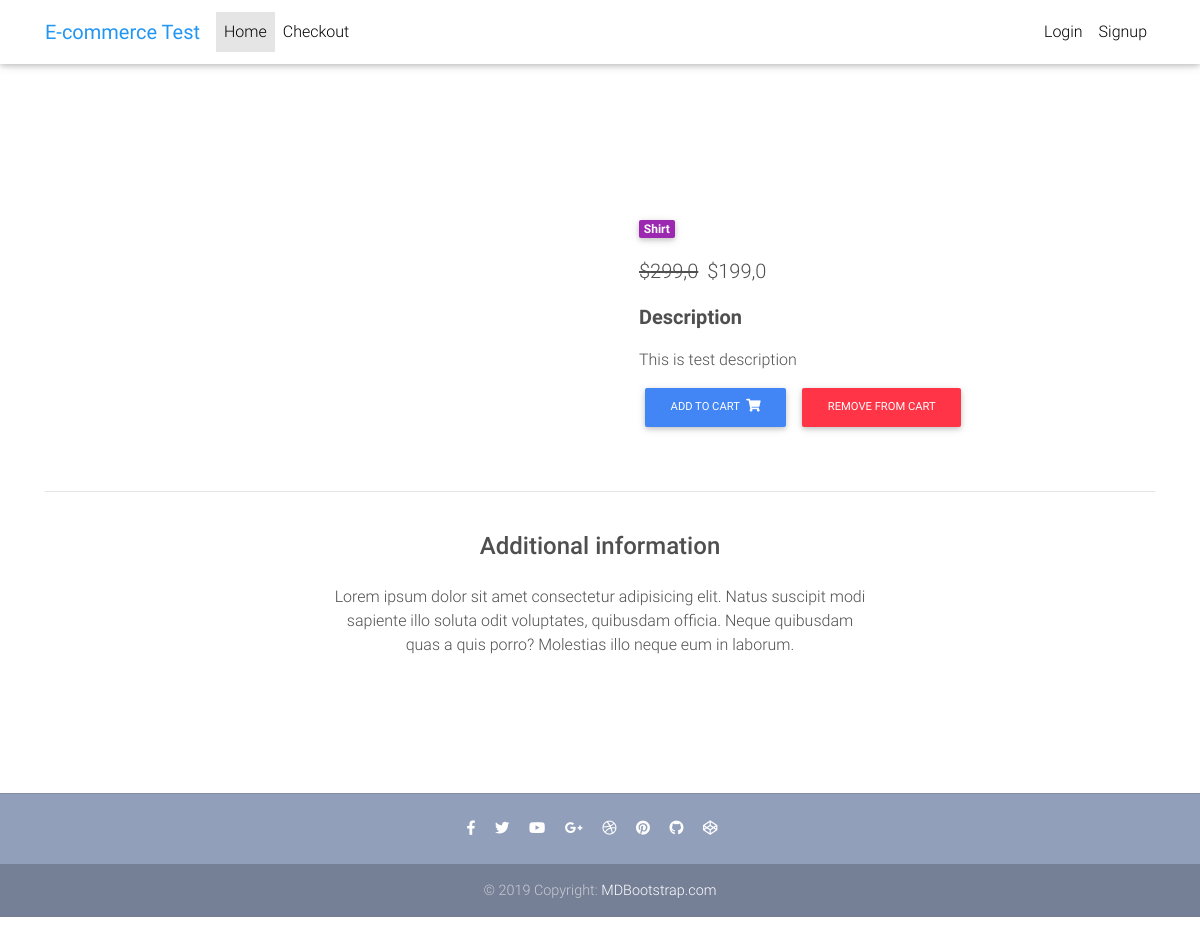
The app's page /product/test-product-1/ with its own data.
### store/models.py (models this page shows, shortened)
class Item(models.Model):
    title = models.CharField(max_length=100, verbose_name='Наименование')
    price = models.FloatField(verbose_name='Цена')
    discount_price = models.FloatField(
        blank=True, null=True, verbose_name='Цена со скидкой')
    category = models.CharField(
        choices=CATEGORY_CHOICES, max_length=2, verbose_name='Категория')
    label = models.CharField(choices=LABEL_CHOICES,
                             max_length=1, verbose_name='Лейба')
    slug = models.SlugField(verbose_name='Слаг')
    description = models.TextField(verbose_name='Описание')
    image = models.ImageField()
    class Meta:
        verbose_name = 'Товар'
        verbose_name_plural = 'Товары'
    def get_add_to_cart_url(self):
        return reverse("store:add-to-cart", kwargs={
            'slug': self.slug
        })
    def get_remove_from_cart_url(self):
        return reverse("store:remove-from-cart", kwargs={
            'slug': self.slug
        })

### store/views.py (the view)
# urls.py: path('product/<slug>/', ItemDetailView.as_view(), name='product'),
class ItemDetailView(DetailView):
    model = Item
    template_name = "store/product.html"

### store/templates/store/product.html (shortened to what this page needs)
{% extends "store/base.html" %} {% block content %}
<main class="mt-5 pt-4">
  <div class="container dark-grey-text mt-5">
    <div class="row wow fadeIn">
      <div class="col-md-6 mb-4">
      </div>
      <div class="col-md-6 mb-4">
        <div class="p-4">
          <div class="mb-3">
            <a href="">
              <span class="badge purple mr-1"
                >{{ object.get_category_display }}</span
              >
            </a>
          </div>
          <p class="lead">
            {% if object.discount_price %}
            <span class="mr-1">
              <del>${{ object.price }}</del>
            </span>
            <span>${{ object.discount_price }}</span>
            {% else %}
            <span>${{ object.price }}</span>
            {% endif %}
          </p>
          <p class="lead font-weight-bold">Description</p>
          <p>{{ object.description }}</p>
          <a
            href="{{ object.get_add_to_cart_url }}"
            class="btn btn-primary btn-md my-0 p"
          >
            Add to cart
            <i class="fas fa-shopping-cart ml-1"></i>
          </a>
          <a
            href="{{ object.get_remove_from_cart_url }}"
            class="btn btn-danger btn-md my-0 p"
          >
            Remove from cart
          </a>
        </div>
      </div>
    </div>
    <hr />
    <div class="row d-flex justify-content-center wow fadeIn">
      <div class="col-md-6 text-center">
        <h4 class="my-4 h4">Additional information</h4>
        <p>
          Lorem ipsum dolor sit amet consectetur adipisicing elit. Natus
          suscipit modi sapiente illo soluta odit voluptates, quibusdam officia.
          Neque quibusdam quas a quis porro? Molestias illo neque eum in
          laborum.
        </p>
      </div>
    </div>
    <div class="row wow fadeIn">
      <div class="col-lg-4 col-md-12 mb-4">
      </div>
      <div class="col-lg-4 col-md-6 mb-4">
      </div>
      <div class="col-lg-4 col-md-6 mb-4">
      </div>
    </div>
  </div>
</main>
{% endblock content %}

### store/templates/store/base.html (style rules this page uses)
html, body, header, .carousel { height: 60vh; }

### records on screen
Item: category "Shirt", price "299,0", discount_price "199,0", description "This is test description"
